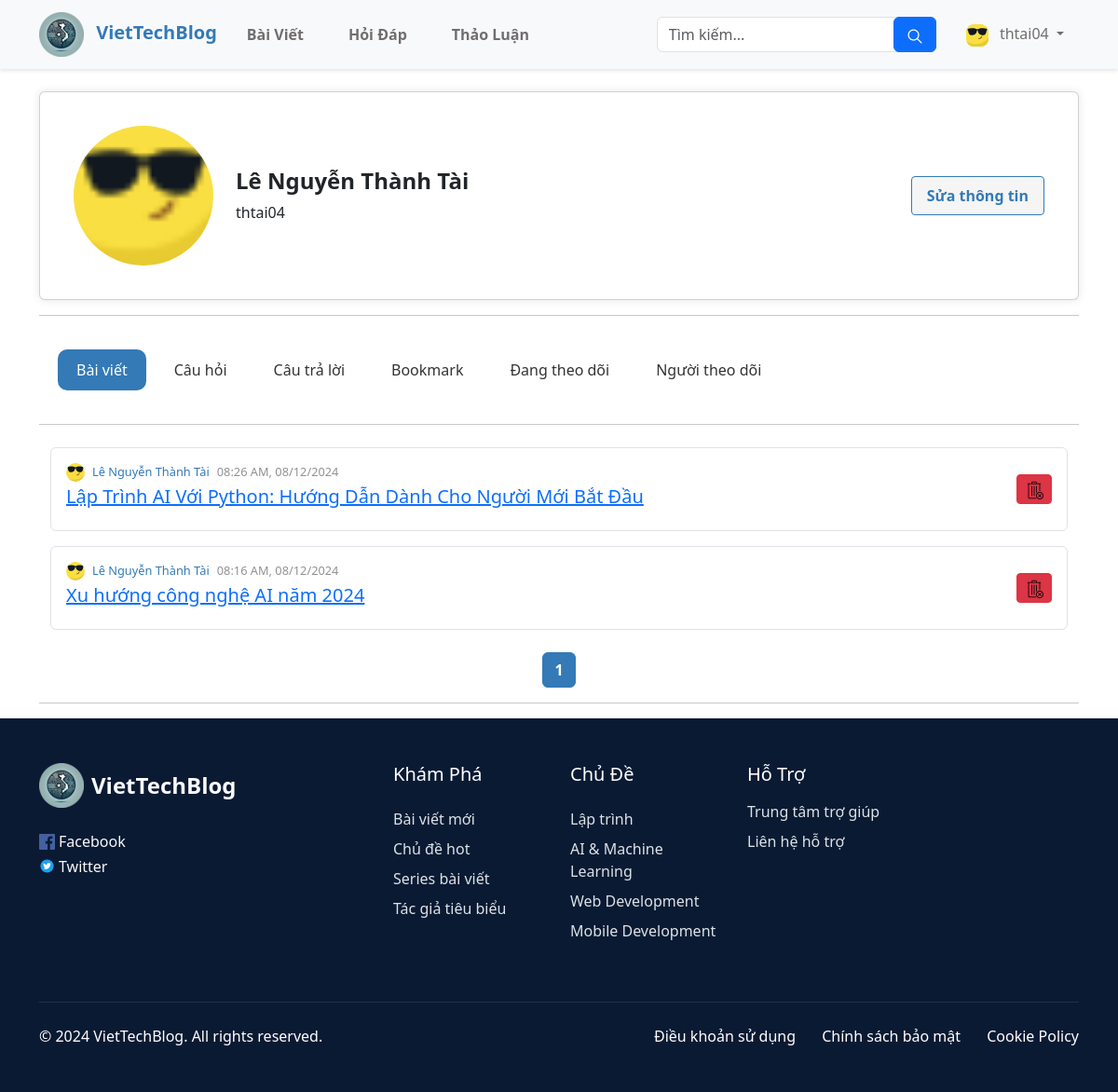
Screenshot of /src/layouts/profile.php (signed in) with the database file from the repository.
### tables this page shows
CREATE TABLE `baiviet` (
  `posts_id` int(11) NOT NULL,
  `user_id` int(11) NOT NULL,
  `title` varchar(200) NOT NULL,
  `content` text NOT NULL,
  `created_at` timestamp NOT NULL DEFAULT current_timestamp()
);

CREATE TABLE `taikhoan` (
  `id` int(11) NOT NULL,
  `username` varchar(50) NOT NULL,
  `fullname` varchar(100) NOT NULL,
  `email` varchar(100) NOT NULL,
  `password` varchar(255) NOT NULL,
  `birth` date DEFAULT NULL,
  `gender` varchar(5) DEFAULT NULL,
  `role` int(11) DEFAULT 0,
  `created_at` timestamp NOT NULL DEFAULT current_timestamp()
);

### src/layouts/profile.php (the view, shortened to what this page needs)
<?php
require_once '../PHP/config.php';
$limit = 5;
$page = isset($_GET['page']) ? (int)$_GET['page'] : 1;
$offset = ($page - 1) * $limit;
$stmt = $conn->prepare("
    SELECT p.posts_id, p.title, p.created_at, a.fullname
    FROM baiviet p
    JOIN taikhoan a ON p.user_id = a.id
    WHERE a.username = ?
    ORDER BY p.created_at DESC
    LIMIT ? OFFSET ?
");
$stmt->bind_param("sii", $_SESSION['username'], $limit, $offset);
$stmt->execute();
$result = $stmt->get_result();
$posts = $result->fetch_all(MYSQLI_ASSOC);
?>
<!DOCTYPE html>
<html lang="vi">
<head>
  <link href="https://cdn.jsdelivr.net/npm/bootstrap@5.3.3/dist/css/bootstrap.min.css" rel="stylesheet" />
  <link rel="stylesheet" href="../CSS/profile.css">
</head>
<body>
  <?php include '../layouts/navbar.php'; ?>
  <div class="container mt-4">
    <div class="card">
      <div class="card-body d-flex align-items-center justify-content-between">
        <div class="d-flex align-items-center">
          <img src="../Assets/icons8-avatar-24.png" alt="Ảnh đại diện" class="img-fluid rounded-circle me-4" />
          <div>
            <h3 class="card-title">
              <?php echo htmlspecialchars($_SESSION['fullname'], ENT_QUOTES, 'UTF-8'); ?>
            </h3>
            <p class="card-text">
              <?php echo htmlspecialchars($_SESSION['username'], ENT_QUOTES, 'UTF-8'); ?>
            </p>
          </div>
        </div>
        <a class="btn btn-info" href="../layouts/personal.php">Sửa thông tin</a>
      </div>
    </div>
    <hr />
    <div class="sidebar">
      <a href="#" class="active" data-section="posts">Bài viết</a>
      <a href="#" data-section="questions">Câu hỏi</a>
      <a href="#" data-section="answers">Câu trả lời</a>
      <a href="#" data-section="bookmarks">Bookmark</a>
      <a href="#" data-section="following">Đang theo dõi</a>
      <a href="#" data-section="followers">Người theo dõi</a>
    </div>
    <hr />
    <div id="posts" class="section">
      <main class="container mt-4">
        <?php foreach ($posts as $post): ?>
        <div class="post-container border rounded mb-3 p-3">
          <div class="d-flex justify-content-between align-items-center">
            <div class="post-content">
              <p class="post-meta mb-1">
                <img src="../Assets/icons8-avatar-20.png" alt="Avatar" class="avatar" />
                <span id="author">
                  <?php echo htmlspecialchars($post['fullname']); ?>
                </span>
                <span id="date">
                  <?php echo date("h:i A, d/m/Y", strtotime($post['created_at'])); ?>
                </span>
              </p>
              <h5>
                <a class="title" href="view_post.php?id=<?php echo $post['posts_id']; ?>">
                  <?php echo htmlspecialchars($post['title']); ?>
                </a>
              </h5>
            </div>
            <div>
              <a href="#" class="btn btn-sm btn-danger"
                  onclick="confirmDeletePost(<?php echo $post['posts_id']; ?>)">
                <img src="../Assets/icons8-delete-20.png" alt="Delete" />
              </a>
            </div>
          </div>
        </div>
        <?php endforeach; ?>
        <?php
          $total_posts_query = $conn->query("SELECT COUNT(*) AS total FROM baiviet WHERE user_id = (SELECT id FROM taikhoan WHERE username = '{$_SESSION['username']}')");
          $total_posts = $total_posts_query->fetch_assoc()['total'];
          $total_pages = ceil($total_posts / $limit);
          echo '<nav class="mt-4">';
          echo '<ul class="pagination justify-content-center">';
          for ($i = 1; $i <= $total_pages; $i++) {
              $active = ($i == $page) ? 'active' : '';
              echo '<li class="page-item ' . $active . '"><a class="page-link" href="?page=' . $i . '">' . $i . '</a></li>';
          }
          echo '</ul>';
          echo '</nav>';
          ?>
      </main>
    </div>
    <hr>
  </div>
  <?php include '../layouts/footer.php'; ?>
</body>
</html>

### src/CSS/profile.css (style rules this page uses)
:root { --primary-color: #337ab7; --secondary-color: #2c3e50; --text-color: #333; --light-bg: #f8f9fa; --nav-color: #706e6e; }
body { font-family: "Segoe UI", system-ui, -apple-system, sans-serif; line-height: 1.6; color: var(--text-color); background-color: #f5f5f5; }
.btn.btn-info { border: 1px solid var(--primary-color) !important; border-radius: 4px; padding: 0.5rem 1rem; margin-left: 1rem; color: var(--primary-color) !important; background: whitesmoke !important; font-weight: bold; text-decoration: none; }
.card { margin-top: 20px; border-radius: 8px; box-shadow: 0px 0px 10px rgba(0, 0, 0, 0.1); padding: 20px; background-color: #fff; }
.img-fluid { width: 150px; height: 150px; object-fit: cover; }
.card-title { font-size: 24px; font-weight: bold; color: var(--primary-color); }
.post-meta { display: flex; align-items: center; gap: 0.5rem; }
.sidebar { display: flex; flex-direction: row; gap: 10px; padding: 20px; background-color: #ffffff; border: none; }
.sidebar a { text-decoration: none; color: #333; padding: 10px 20px; border-radius: 10px; transition: background-color 0.3s, color 0.3s; }
.sidebar a.active { background-color: #337ab7; color: #fff; }
.avatar { width: 20px; height: 20px; border-radius: 50%; object-fit: cover; }
#author { color: #337ab7; font-size: 12.8px; margin: 0; }
#date { color: rgb(146, 145, 145); font-size: 12.8px; margin: 0; }
.post-container { padding: 0.5rem 1rem; border: 1px solid #ddd; background-color: #fff; border-radius: 5px; position: relative; }
.post-content { flex: 1; }
.post-container .btn-danger { white-space: nowrap; }
.pagination .page-link { color: var(--primary-color); font-weight: bold; transition: background-color 0.3s ease; }
.pagination .active .page-link { background-color: var(--primary-color); border-color: var(--primary-color); color: #fff; }

### src/CSS/navbar.css (style rules this page uses)
:root { --primary-color: #337ab7; --secondary-color: #2c3e50; --text-color: #333; --light-bg: #f8f9fa; --nav-color: #706e6e; }
body { font-family: "Segoe UI", system-ui, -apple-system, sans-serif; line-height: 1.6; color: var(--text-color); }

### rows the page displays
baiviet: user.fullname "Lê Nguyễn Thành Tài", created_at "08:26 AM, 08/12/2024", title "Lập Trình AI Với Python: Hướng Dẫn Dành Cho Người Mới Bắt Đầu"
baiviet: user.fullname "Lê Nguyễn Thành Tài", created_at "08:16 AM, 08/12/2024", title "Xu hướng công nghệ AI năm 2024"

### other values shown
$_SESSION['username'] "thtai04"
$_SESSION['fullname'] "Lê Nguyễn Thành Tài"
